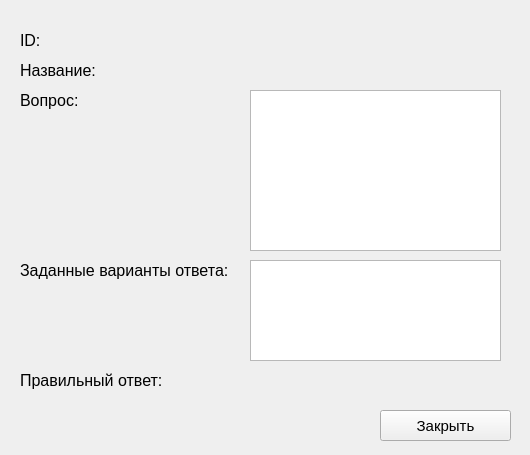
<?xml version="1.0" encoding="UTF-8"?>
<ui version="4.0">
 <class>Form</class>
 <widget class="QWidget" name="Form">
  <property name="geometry">
   <rect>
    <x>0</x>
    <y>0</y>
    <width>530</width>
    <height>455</height>
   </rect>
  </property>
  <property name="windowTitle">
   <string>Информация о вопросе</string>
  </property>
  <widget class="QLabel" name="label">
   <property name="geometry">
    <rect>
     <x>20</x>
     <y>30</y>
     <width>31</width>
     <height>21</height>
    </rect>
   </property>
   <property name="font">
    <font>
     <pointsize>12</pointsize>
    </font>
   </property>
   <property name="text">
    <string>ID:</string>
   </property>
  </widget>
  <widget class="QLabel" name="label_2">
   <property name="geometry">
    <rect>
     <x>20</x>
     <y>60</y>
     <width>101</width>
     <height>21</height>
    </rect>
   </property>
   <property name="font">
    <font>
     <pointsize>12</pointsize>
    </font>
   </property>
   <property name="text">
    <string>Название:</string>
   </property>
  </widget>
  <widget class="QLabel" name="label_3">
   <property name="geometry">
    <rect>
     <x>20</x>
     <y>90</y>
     <width>101</width>
     <height>21</height>
    </rect>
   </property>
   <property name="font">
    <font>
     <pointsize>12</pointsize>
    </font>
   </property>
   <property name="text">
    <string>Вопрос:</string>
   </property>
  </widget>
  <widget class="QPlainTextEdit" name="question_val">
   <property name="geometry">
    <rect>
     <x>250</x>
     <y>90</y>
     <width>251</width>
     <height>161</height>
    </rect>
   </property>
   <property name="font">
    <font>
     <pointsize>11</pointsize>
    </font>
   </property>
   <property name="readOnly">
    <bool>true</bool>
   </property>
  </widget>
  <widget class="QLabel" name="label_6">
   <property name="geometry">
    <rect>
     <x>20</x>
     <y>260</y>
     <width>211</width>
     <height>21</height>
    </rect>
   </property>
   <property name="font">
    <font>
     <pointsize>12</pointsize>
    </font>
   </property>
   <property name="text">
    <string>Заданные варианты ответа:</string>
   </property>
  </widget>
  <widget class="QLabel" name="label_7">
   <property name="geometry">
    <rect>
     <x>20</x>
     <y>370</y>
     <width>211</width>
     <height>21</height>
    </rect>
   </property>
   <property name="font">
    <font>
     <pointsize>12</pointsize>
    </font>
   </property>
   <property name="text">
    <string>Правильный ответ:</string>
   </property>
  </widget>
  <widget class="QLabel" name="right_ans_val">
   <property name="geometry">
    <rect>
     <x>250</x>
     <y>370</y>
     <width>251</width>
     <height>21</height>
    </rect>
   </property>
   <property name="font">
    <font>
     <pointsize>11</pointsize>
    </font>
   </property>
   <property name="text">
    <string/>
   </property>
  </widget>
  <widget class="QLabel" name="name_val">
   <property name="geometry">
    <rect>
     <x>250</x>
     <y>60</y>
     <width>251</width>
     <height>21</height>
    </rect>
   </property>
   <property name="font">
    <font>
     <pointsize>11</pointsize>
    </font>
   </property>
   <property name="text">
    <string/>
   </property>
  </widget>
  <widget class="QLabel" name="id_val">
   <property name="geometry">
    <rect>
     <x>250</x>
     <y>30</y>
     <width>251</width>
     <height>21</height>
    </rect>
   </property>
   <property name="font">
    <font>
     <pointsize>11</pointsize>
    </font>
   </property>
   <property name="text">
    <string/>
   </property>
  </widget>
  <widget class="QPushButton" name="close_btn">
   <property name="geometry">
    <rect>
     <x>380</x>
     <y>410</y>
     <width>131</width>
     <height>31</height>
    </rect>
   </property>
   <property name="font">
    <font>
     <pointsize>11</pointsize>
    </font>
   </property>
   <property name="text">
    <string>Закрыть</string>
   </property>
  </widget>
  <widget class="QListWidget" name="variants_val">
   <property name="geometry">
    <rect>
     <x>250</x>
     <y>260</y>
     <width>251</width>
     <height>101</height>
    </rect>
   </property>
   <property name="font">
    <font>
     <pointsize>11</pointsize>
    </font>
   </property>
  </widget>
 </widget>
 <resources/>
 <connections/>
</ui>
